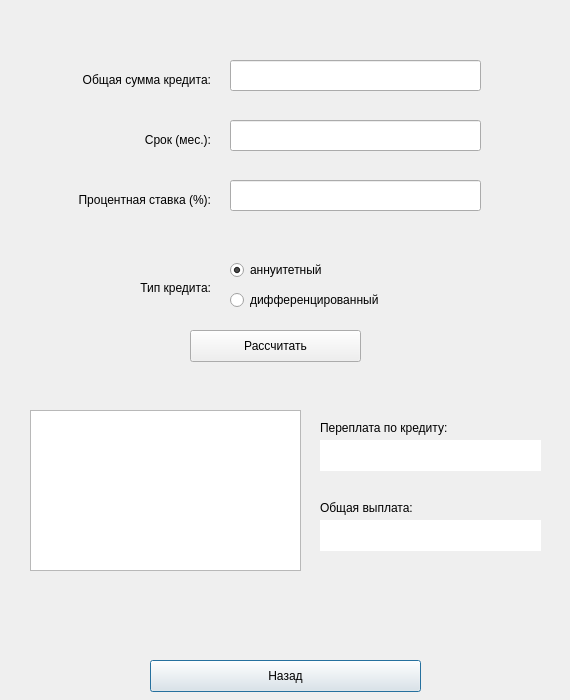
<?xml version="1.0" encoding="UTF-8"?>
<ui version="4.0">
 <class>CreditWindow</class>
 <widget class="QDialog" name="CreditWindow">
  <property name="geometry">
   <rect>
    <x>0</x>
    <y>0</y>
    <width>570</width>
    <height>700</height>
   </rect>
  </property>
  <property name="minimumSize">
   <size>
    <width>570</width>
    <height>700</height>
   </size>
  </property>
  <property name="maximumSize">
   <size>
    <width>570</width>
    <height>700</height>
   </size>
  </property>
  <property name="windowTitle">
   <string>SmartCalc v1.0</string>
  </property>
  <widget class="QLineEdit" name="lineEdit_credit_amount">
   <property name="geometry">
    <rect>
     <x>230</x>
     <y>60</y>
     <width>251</width>
     <height>31</height>
    </rect>
   </property>
  </widget>
  <widget class="QLineEdit" name="lineEdit_months">
   <property name="geometry">
    <rect>
     <x>230</x>
     <y>120</y>
     <width>251</width>
     <height>31</height>
    </rect>
   </property>
  </widget>
  <widget class="QLineEdit" name="lineEdit_interest_rate">
   <property name="geometry">
    <rect>
     <x>230</x>
     <y>180</y>
     <width>251</width>
     <height>31</height>
    </rect>
   </property>
  </widget>
  <widget class="QRadioButton" name="radioButton_annuity">
   <property name="geometry">
    <rect>
     <x>230</x>
     <y>260</y>
     <width>121</width>
     <height>20</height>
    </rect>
   </property>
   <property name="text">
    <string>аннуитетный</string>
   </property>
   <property name="checked">
    <bool>true</bool>
   </property>
  </widget>
  <widget class="QRadioButton" name="radioButton_differentiated">
   <property name="geometry">
    <rect>
     <x>230</x>
     <y>290</y>
     <width>171</width>
     <height>20</height>
    </rect>
   </property>
   <property name="text">
    <string>дифференцированный</string>
   </property>
  </widget>
  <widget class="QLabel" name="label">
   <property name="geometry">
    <rect>
     <x>60</x>
     <y>70</y>
     <width>151</width>
     <height>20</height>
    </rect>
   </property>
   <property name="text">
    <string>Общая сумма кредита:</string>
   </property>
   <property name="alignment">
    <set>Qt::AlignRight|Qt::AlignTrailing|Qt::AlignVCenter</set>
   </property>
  </widget>
  <widget class="QLabel" name="label_2">
   <property name="geometry">
    <rect>
     <x>100</x>
     <y>130</y>
     <width>111</width>
     <height>20</height>
    </rect>
   </property>
   <property name="text">
    <string>Срок (мес.):</string>
   </property>
   <property name="alignment">
    <set>Qt::AlignRight|Qt::AlignTrailing|Qt::AlignVCenter</set>
   </property>
  </widget>
  <widget class="QLabel" name="label_3">
   <property name="geometry">
    <rect>
     <x>50</x>
     <y>190</y>
     <width>161</width>
     <height>20</height>
    </rect>
   </property>
   <property name="text">
    <string>Процентная ставка (%):</string>
   </property>
   <property name="alignment">
    <set>Qt::AlignRight|Qt::AlignTrailing|Qt::AlignVCenter</set>
   </property>
  </widget>
  <widget class="QLabel" name="label_4">
   <property name="geometry">
    <rect>
     <x>130</x>
     <y>280</y>
     <width>81</width>
     <height>16</height>
    </rect>
   </property>
   <property name="text">
    <string>Тип кредита:</string>
   </property>
   <property name="alignment">
    <set>Qt::AlignRight|Qt::AlignTrailing|Qt::AlignVCenter</set>
   </property>
  </widget>
  <widget class="QPushButton" name="pushButton_arithmetic_calc">
   <property name="geometry">
    <rect>
     <x>150</x>
     <y>660</y>
     <width>271</width>
     <height>32</height>
    </rect>
   </property>
   <property name="text">
    <string>Назад</string>
   </property>
  </widget>
  <widget class="QPushButton" name="pushButton_calculate">
   <property name="geometry">
    <rect>
     <x>190</x>
     <y>330</y>
     <width>171</width>
     <height>32</height>
    </rect>
   </property>
   <property name="text">
    <string>Рассчитать</string>
   </property>
  </widget>
  <widget class="QLabel" name="label_overpayment">
   <property name="geometry">
    <rect>
     <x>320</x>
     <y>440</y>
     <width>221</width>
     <height>31</height>
    </rect>
   </property>
   <property name="styleSheet">
    <string notr="true">background-color : white;</string>
   </property>
   <property name="text">
    <string/>
   </property>
   <property name="alignment">
    <set>Qt::AlignCenter</set>
   </property>
  </widget>
  <widget class="QLabel" name="label_total_payment">
   <property name="geometry">
    <rect>
     <x>320</x>
     <y>520</y>
     <width>221</width>
     <height>31</height>
    </rect>
   </property>
   <property name="styleSheet">
    <string notr="true">background-color : white;</string>
   </property>
   <property name="text">
    <string/>
   </property>
   <property name="alignment">
    <set>Qt::AlignCenter</set>
   </property>
  </widget>
  <widget class="QTableView" name="tableView">
   <property name="geometry">
    <rect>
     <x>30</x>
     <y>410</y>
     <width>271</width>
     <height>161</height>
    </rect>
   </property>
   <attribute name="horizontalHeaderCascadingSectionResizes">
    <bool>false</bool>
   </attribute>
   <attribute name="verticalHeaderCascadingSectionResizes">
    <bool>false</bool>
   </attribute>
  </widget>
  <widget class="QLabel" name="label_5">
   <property name="geometry">
    <rect>
     <x>320</x>
     <y>420</y>
     <width>221</width>
     <height>16</height>
    </rect>
   </property>
   <property name="text">
    <string>Переплата по кредиту:</string>
   </property>
  </widget>
  <widget class="QLabel" name="label_6">
   <property name="geometry">
    <rect>
     <x>320</x>
     <y>500</y>
     <width>221</width>
     <height>16</height>
    </rect>
   </property>
   <property name="text">
    <string>Общая выплата:</string>
   </property>
  </widget>
 </widget>
 <resources/>
 <connections/>
</ui>
